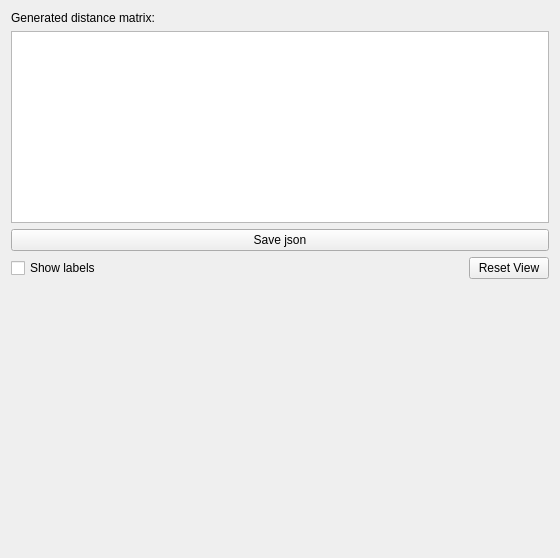
<?xml version="1.0" encoding="UTF-8"?>
<ui version="4.0">
 <class>TimeCurvesWidgetClass</class>
 <widget class="QWidget" name="TimeCurvesWidgetClass">
  <property name="geometry">
   <rect>
    <x>0</x>
    <y>0</y>
    <width>560</width>
    <height>558</height>
   </rect>
  </property>
  <property name="windowTitle">
   <string>Form</string>
  </property>
  <layout class="QVBoxLayout" name="verticalLayout_2">
   <item>
    <layout class="QVBoxLayout" name="verticalLayout">
     <item>
      <widget class="QLabel" name="label">
       <property name="text">
        <string>Generated distance matrix:</string>
       </property>
      </widget>
     </item>
     <item>
      <widget class="QTableWidget" name="tableWidget"/>
     </item>
     <item>
      <widget class="QPushButton" name="saveButton">
       <property name="text">
        <string>Save json</string>
       </property>
      </widget>
     </item>
     <item>
      <layout class="QHBoxLayout" name="horizontalLayout"/>
     </item>
    </layout>
   </item>
   <item>
    <layout class="QHBoxLayout" name="horizontalLayout_2">
     <item>
      <widget class="QCheckBox" name="showLabels">
       <property name="text">
        <string>Show labels</string>
       </property>
      </widget>
     </item>
     <item>
      <spacer name="horizontalSpacer_2">
       <property name="orientation">
        <enum>Qt::Horizontal</enum>
       </property>
       <property name="sizeHint" stdset="0">
        <size>
         <width>40</width>
         <height>20</height>
        </size>
       </property>
      </spacer>
     </item>
     <item>
      <widget class="QPushButton" name="resetViewButton">
       <property name="text">
        <string>Reset View</string>
       </property>
      </widget>
     </item>
    </layout>
   </item>
   <item>
    <widget class="QWidget" name="chartWidget" native="true">
     <property name="sizePolicy">
      <sizepolicy hsizetype="MinimumExpanding" vsizetype="MinimumExpanding">
       <horstretch>1</horstretch>
       <verstretch>1</verstretch>
      </sizepolicy>
     </property>
    </widget>
   </item>
  </layout>
 </widget>
 <resources/>
 <connections/>
</ui>
